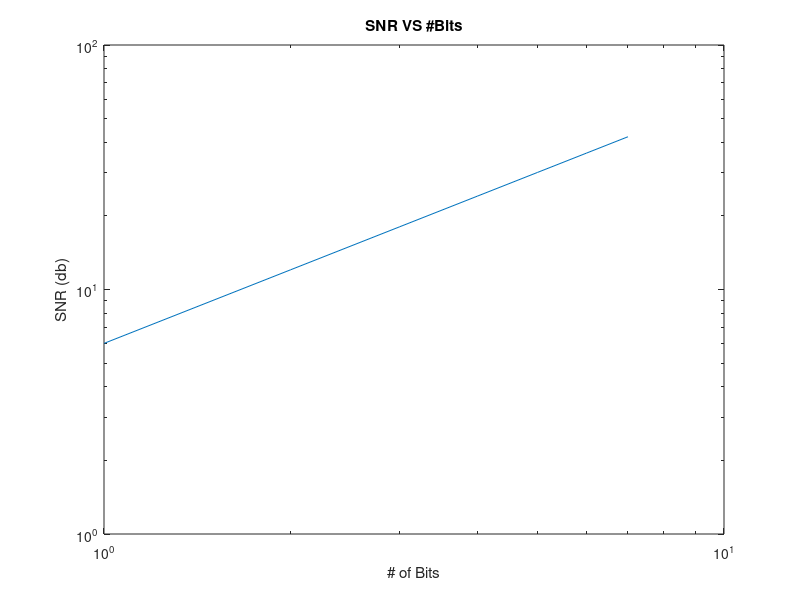

Write the MATLAB code that produced this figure.
clc; clear all;
% Kris's Code Notes:

% # of Bits
B = 7;

% Solve SNR for each B
for i = 1:B;
    SNR(i) = 10*log10(2^(2*i));
end

%Display in Log Graph
loglog(1:B,SNR(1:B));
title('SNR VS #Bits')
xlabel('# of Bits')
ylabel('SNR (db)') 